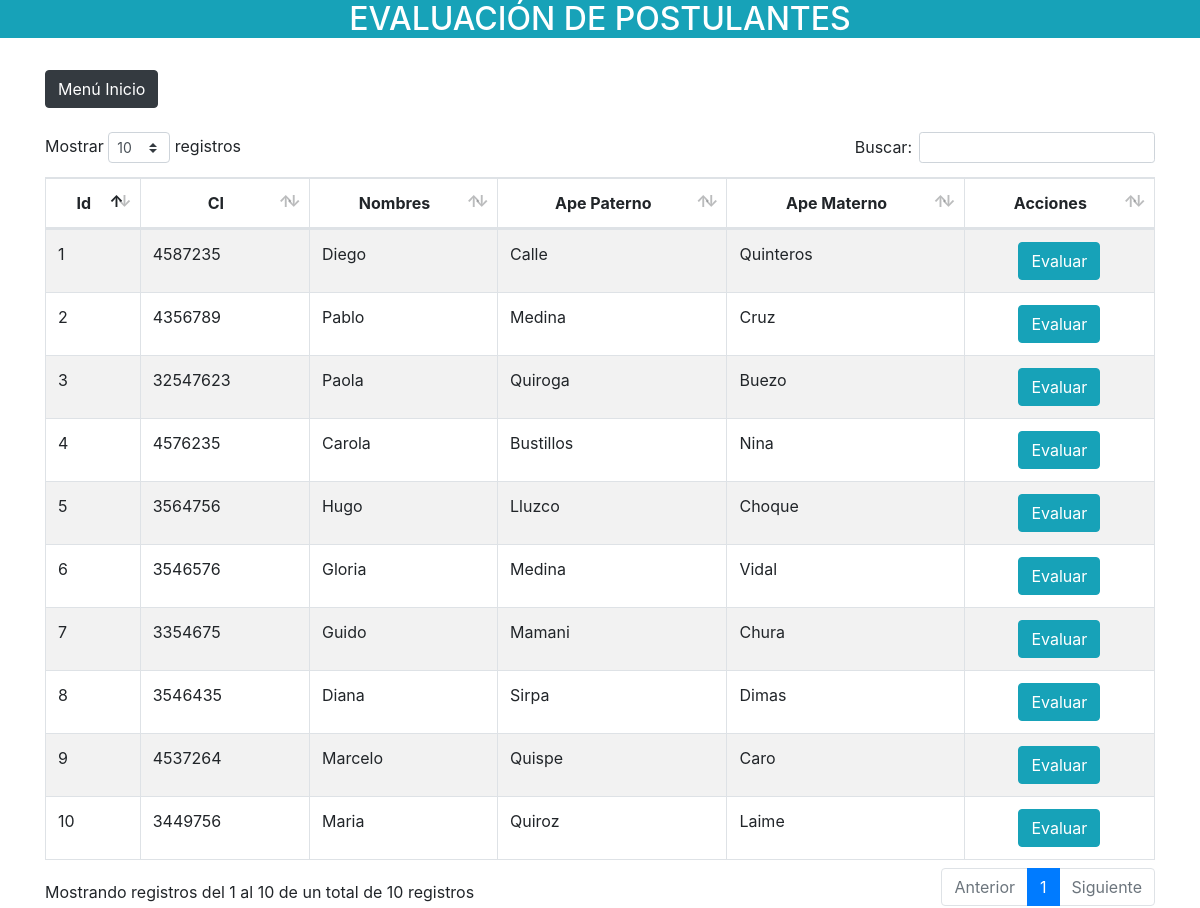
The page /vistas/pag_eva_post.php on the database its author committed.
### tables this page shows
CREATE TABLE `postulantes` (
  `id` int(11) NOT NULL,
  `ci` varchar(10) NOT NULL,
  `nombres` varchar(50) NOT NULL,
  `ape_paterno` varchar(50) NOT NULL,
  `ape_materno` varchar(50) NOT NULL,
  `genero` varchar(2) NOT NULL,
  `edad` varchar(2) NOT NULL,
  `telefono` varchar(10) NOT NULL
);

### vistas/pag_eva_post.php (the view, shortened to what this page needs)
<?php
$objeto = new Conexion();
$conexion = $objeto->Conectar();
$consulta = "SELECT id, ci, nombres, ape_paterno, ape_materno FROM postulantes";
$resultado = $conexion->prepare($consulta);
$resultado->execute();
$data = $resultado->fetchAll(PDO::FETCH_ASSOC);
?>
<!doctype html>
<html lang="en">
<head>
    <link rel="stylesheet" href="../bootstrap/css/bootstrap.min.css">
    <link rel="stylesheet" href="../main2.css">
    <link rel="stylesheet" type="text/css" href="../datatables/datatables.min.css" />
    <link rel="stylesheet" type="text/css" href="../datatables/DataTables-1.10.18/css/dataTables.bootstrap4.min.css">
</head>
<body>
    <header>
        <h2 class="text-center text-white">EVALUACIÓN DE POSTULANTES</h2>
    </header>
    <br>
    <div class="container">
        <div class="row">
            <div class="col-lg-12">
                <a href="pag_inicio.php" class="btn btn-dark" role="button">Menú Inicio</a>
            </div>
        </div>
    </div>
    <br>
    <div class="container">
        <div class="row">
            <div class="col-lg-12">
                <div class="table-responsive">
                    <table id="tablaPostulantes" class="table table-striped table-bordered table-condensed" style="width:100%">
                        <thead class="text-center">
                            <tr>
                                <th>Id</th>
                                <th>CI</th>
                                <th>Nombres</th>
                                <th>Ape Paterno</th>
                                <th>Ape Materno</th>
                                <th>Acciones</th>
                            </tr>
                        </thead>
                        <tbody>
                            <?php
                            foreach ($data as $dat) {
                            ?>
                                <tr>
                                    <td><?php echo $dat['id'] ?></td>
                                    <td><?php echo $dat['ci'] ?></td>
                                    <td><?php echo $dat['nombres'] ?></td>
                                    <td><?php echo $dat['ape_paterno'] ?></td>
                                    <td><?php echo $dat['ape_materno'] ?></td>
                                    <td></td>
                                </tr>
                            <?php
                            }
                            ?>
                        </tbody>
                    </table>
                </div>
            </div>
        </div>
    </div>
</body>
</html>

### main2.css (style rules this page uses)
header { background:#17a2b8; }

### rows shown on the page
postulantes: id "1", ci "4587235", nombres "Diego", ape_paterno "Calle", ape_materno "Quinteros"
postulantes: id "2", ci "4356789", nombres "Pablo", ape_paterno "Medina", ape_materno "Cruz"
postulantes: id "3", ci "32547623", nombres "Paola", ape_paterno "Quiroga", ape_materno "Buezo"
postulantes: id "4", ci "4576235", nombres "Carola", ape_paterno "Bustillos", ape_materno "Nina"
postulantes: id "5", ci "3564756", nombres "Hugo", ape_paterno "Lluzco", ape_materno "Choque"
postulantes: id "6", ci "3546576", nombres "Gloria", ape_paterno "Medina", ape_materno "Vidal"
postulantes: id "7", ci "3354675", nombres "Guido", ape_paterno "Mamani", ape_materno "Chura"
postulantes: id "8", ci "3546435", nombres "Diana", ape_paterno "Sirpa", ape_materno "Dimas"
postulantes: id "9", ci "4537264", nombres "Marcelo", ape_paterno "Quispe", ape_materno "Caro"
postulantes: id "10", ci "3449756", nombres "Maria", ape_paterno "Quiroz", ape_materno "Laime"
